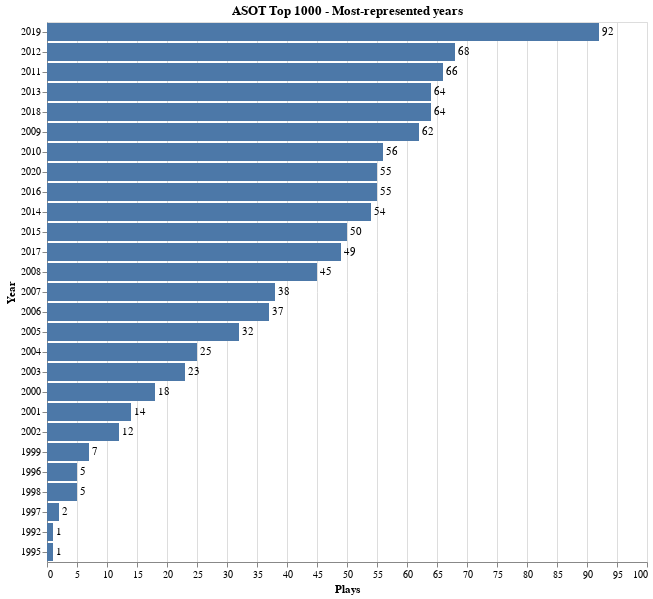

The notebook cell saved with this chart:
### Markdown cell above
In a graph:

### Code cell
source = pd.DataFrame.from_dict(top_years)

bars = alt.Chart(source).mark_bar().encode(
    x=alt.X('1:Q', title='Plays'),
    y=alt.Y('0:N', sort='-x', title='Year')
).properties(
    title="ASOT Top 1000 - Most-represented years",
    width=600
)

text = bars.mark_text(
    align='left',
    baseline='middle',
    dx=3  # Nudges text to right so it doesn't appear on top of the bar
).encode(
    text='1:Q'
)

bars + text

### Figure 1 — Vega-Lite specification as saved in the notebook (floating-point values rounded to 4 significant figures)
{"config": {"view": {"continuousWidth": 400, "continuousHeight": 300}}, "layer": [{"mark": "bar", "encoding": {"x": {"type": "quantitative", "field": "1", "title": "Plays"}, "y": {"type": "nominal", "field": "0", "sort": "-x", "title": "Year"}}, "title": "ASOT Top 1000 - Most-represented years", "width": 600}, {"mark": {"type": "text", "align": "left", "baseline": "middle", "dx": 3}, "encoding": {"text": {"type": "quantitative", "field": "1"}, "x": {"type": "quantitative", "field": "1", "title": "Plays"}, "y": {"type": "nominal", "field": "0", "sort": "-x", "title": "Year"}}, "title": "ASOT Top 1000 - Most-represented years", "width": 600}], "data": {"name": "data-c4d9160895a1fd90761cbcfd32cb43eb"}, "$schema": "https://vega.github.io/schema/vega-lite/v4.8.1.json", "datasets": {"data-c4d9160895a1fd90761cbcfd32cb43eb": [{"0": "1992", "1": 1}, {"0": "1995", "1": 1}, {"0": "1997", "1": 2}, {"0": "1996", "1": 5}, {"0": "1998", "1": 5}, {"0": "1999", "1": 7}, {"0": "2002", "1": 12}, {"0": "2001", "1": 14}, {"0": "2000", "1": 18}, {"0": "2003", "1": 23}, {"0": "2004", "1": 25}, {"0": "2005", "1": 32}, {"0": "2006", "1": 37}, {"0": "2007", "1": 38}, {"0": "2008", "1": 45}, {"0": "2017", "1": 49}, {"0": "2015", "1": 50}, {"0": "2014", "1": 54}, {"0": "2020", "1": 55}, {"0": "2016", "1": 55}, {"0": "2010", "1": 56}, {"0": "2009", "1": 62}, {"0": "2013", "1": 64}, {"0": "2018", "1": 64}, {"0": "2011", "1": 66}, {"0": "2012", "1": 68}, {"0": "2019", "1": 92}]}}
